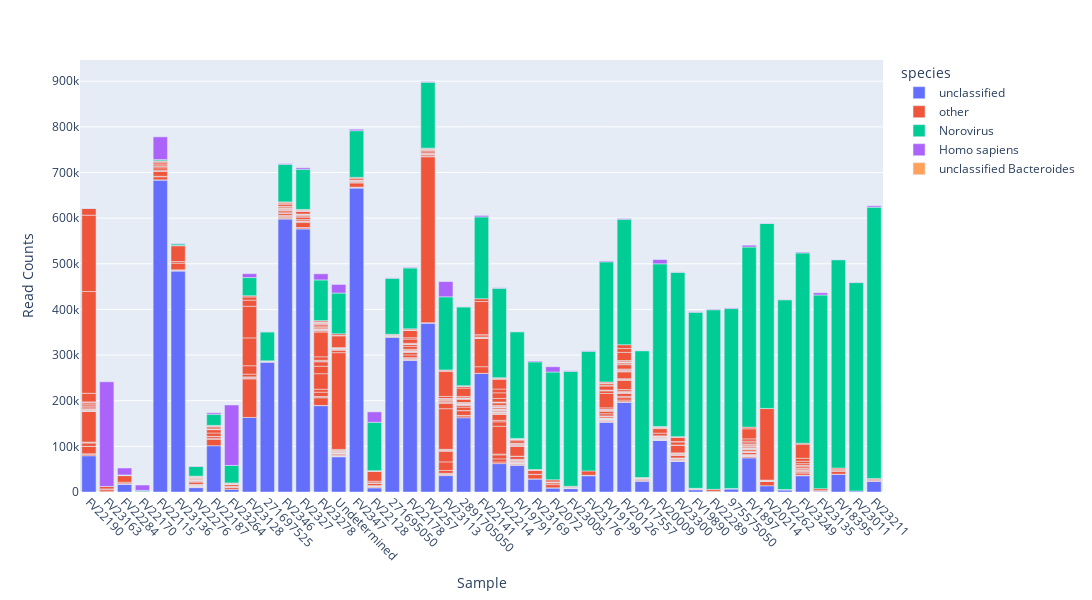

This figure's notebook cell:
### Code cell
fig = plx.bar(df, x='sample',y='count', color='species',width=1600, height=800)
fig.update_xaxes(title_text = "Sample", tickangle=45)
fig.update_yaxes(title_text = "Read Counts")
fig.show()

### Figure 1 — Plotly figure (JSON) as saved in the notebook; plotly's stock layout.template omitted (floating-point values rounded to 4 significant figures; data arrays with more than 128 entries replaced by an {"elided": "..."} marker saying what was removed)
{"data": [{"alignmentgroup": "True", "hovertemplate": "species=unclassified<br>sample=%{x}<br>count=%{y}<extra></extra>", "legendgroup": "unclassified", "marker": {"color": "#636efa", "pattern": {"shape": ""}}, "name": "unclassified", "offsetgroup": "unclassified", "orientation": "v", "showlegend": true, "textposition": "auto", "type": "bar", "x": ["FV22190", "FV23163", "FV22284", "FV22170", "FV22115", "FV23136", "FV22276", "FV22187", "FV23264", "FV23128", "271697525", "FV2346", "FV2327", "FV23278", "Undetermined", "FV2347", "FV22128", "271695050", "FV22178", "FV2257", "FV23113", "2891705050", "FV22141", "FV22214", "FV19791", "FV23169", "FV2072", "FV23005", "FV23176", "FV19199", "FV20126", "FV17557", "FV20009", "FV23300", "FV19890", "FV22289", "975575050", "FV1897", "FV20214", "FV2262", "FV23249", "FV23135", "FV18395", "FV23011", "FV23211"], "xaxis": "x", "y": [79480, 434, 17309, 1439, 683544, 484261, 9637, 101424, 5766, 163354, 284539, 597975, 576319, 189217, 77373, 666033, 9065, 338966, 288715, 370130, 35973, 162632, 259678, 62265, 58596, 28533, 8778, 7489, 35683, 152992, 196549, 23769, 113034, 67133, 4855, 733, 6637, 74760, 13714, 4682, 35698, 1891, 38791, 2164, 23497], "yaxis": "y"}, {"alignmentgroup": "True", "hovertemplate": "species=other<br>sample=%{x}<br>count=%{y}<extra></extra>", "legendgroup": "other", "marker": {"color": "#EF553B", "pattern": {"shape": ""}}, "name": "other", "offsetgroup": "other", "orientation": "v", "showlegend": true, "textposition": "auto", "type": "bar", "x": {"elided": "683 str values"}, "xaxis": "x", "y": {"elided": "683 int values"}, "yaxis": "y"}, {"alignmentgroup": "True", "hovertemplate": "species=Norovirus<br>sample=%{x}<br>count=%{y}<extra></extra>", "legendgroup": "Norovirus", "marker": {"color": "#00cc96", "pattern": {"shape": ""}}, "name": "Norovirus", "offsetgroup": "Norovirus", "orientation": "v", "showlegend": true, "textposition": "auto", "type": "bar", "x": ["FV22190", "FV23163", "FV22284", "FV22170", "FV22115", "FV23136", "FV22276", "FV22187", "FV23264", "FV23128", "271697525", "FV2346", "FV2327", "FV23278", "Undetermined", "FV2347", "FV22128", "271695050", "FV22178", "FV2257", "FV23113", "2891705050", "FV22141", "FV22214", "FV19791", "FV23169", "FV2072", "FV23005", "FV23176", "FV19199", "FV20126", "FV17557", "FV20009", "FV23300", "FV19890", "FV22289", "975575050", "FV1897", "FV20214", "FV2262", "FV23249", "FV23135", "FV18395", "FV23011", "FV23211"], "xaxis": "x", "y": [0, 0, 504, 1961, 2683, 3262, 21132, 24450, 38301, 39912, 63401, 82366, 88019, 89200, 89216, 102249, 106120, 122723, 133333, 144393, 160150, 172761, 179377, 195829, 233767, 235825, 236320, 251838, 262139, 263194, 274761, 277847, 356383, 360079, 385720, 393400, 394040, 394614, 405198, 415802, 416926, 424336, 456479, 456669, 594788], "yaxis": "y"}, {"alignmentgroup": "True", "hovertemplate": "species=Homo sapiens<br>sample=%{x}<br>count=%{y}<extra></extra>", "legendgroup": "Homo sapiens", "marker": {"color": "#ab63fa", "pattern": {"shape": ""}}, "name": "Homo sapiens", "offsetgroup": "Homo sapiens", "orientation": "v", "showlegend": true, "textposition": "auto", "type": "bar", "x": ["FV22190", "FV23163", "FV22284", "FV22170", "FV22115", "FV23136", "FV22276", "FV22187", "FV23264", "FV23128", "271697525", "FV2346", "FV2327", "FV23278", "Undetermined", "FV2347", "FV22128", "271695050", "FV22178", "FV2257", "FV23113", "2891705050", "FV22141", "FV22214", "FV19791", "FV23169", "FV2072", "FV23005", "FV23176", "FV19199", "FV20126", "FV17557", "FV20009", "FV23300", "FV19890", "FV22289", "975575050", "FV1897", "FV20214", "FV2262", "FV23249", "FV23135", "FV18395", "FV23011", "FV23211"], "xaxis": "x", "y": [643, 229204, 15189, 11889, 49858, 1044, 1029, 3193, 132511, 8450, 306, 1618, 3259, 13416, 18821, 3224, 22738, 837, 1305, 1363, 33284, 602, 3120, 1334, 344, 1841, 11507, 1430, 1033, 1886, 1672, 346, 9219, 986, 1101, 1275, 1526, 3908, 660, 436, 1803, 4876, 235, 837, 2970], "yaxis": "y"}, {"alignmentgroup": "True", "hovertemplate": "species=unclassified Bacteroides<br>sample=%{x}<br>count=%{y}<extra></extra>", "legendgroup": "unclassified Bacteroides", "marker": {"color": "#FFA15A", "pattern": {"shape": ""}}, "name": "unclassified Bacteroides", "offsetgroup": "unclassified Bacteroides", "orientation": "v", "showlegend": true, "textposition": "auto", "type": "bar", "x": ["FV23300"], "xaxis": "x", "y": [289], "yaxis": "y"}], "layout": {"barmode": "relative", "height": 600, "legend": {"title": {"text": "species"}, "tracegroupgap": 0}, "margin": {"t": 60}, "width": 1400, "xaxis": {"anchor": "y", "domain": [0, 1], "tickangle": 45, "title": {"text": "Sample"}}, "yaxis": {"anchor": "x", "domain": [0, 1], "title": {"text": "Read Counts"}}}}
